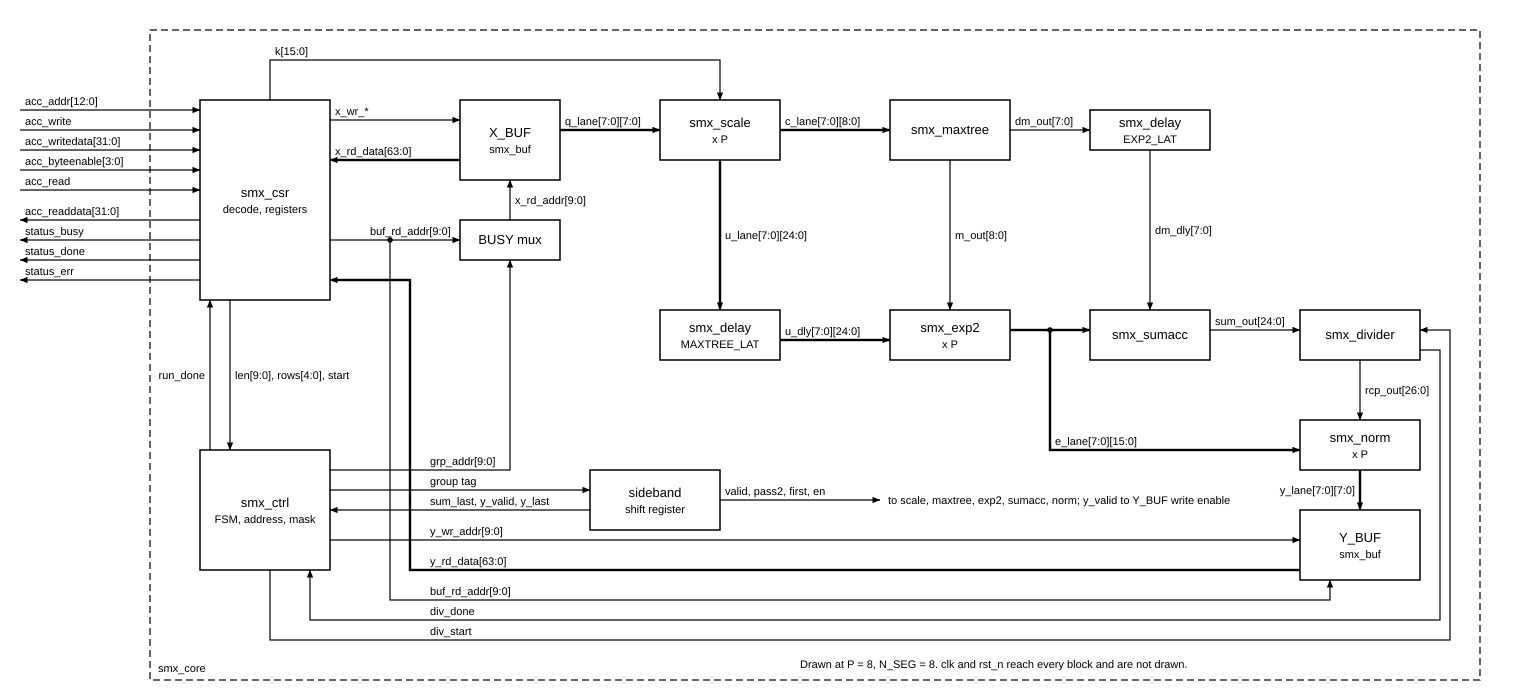

Source code (Python):
"""smx_core top-level block diagram. Run: python3 docs/spec/fig/smx_core.py"""
from schematic import Sheet

s = Sheet("smx_core", 1530, 700)
s.boundary(150, 30, 1330, 650, "smx_core")

# ---- blocks ----
s.box(200, 100, 130, 200, "smx_csr", "decode, registers")
s.box(200, 450, 130, 120, "smx_ctrl", "FSM, address, mask")
s.box(460, 100, 100, 80, "X_BUF", "smx_buf")
s.box(460, 220, 100, 40, "BUSY mux")
s.box(660, 100, 120, 60, "smx_scale", "x P")
s.box(660, 310, 120, 50, "smx_delay", "MAXTREE_LAT")
s.box(890, 100, 120, 60, "smx_maxtree")
s.box(890, 310, 120, 50, "smx_exp2", "x P")
s.box(1090, 110, 120, 40, "smx_delay", "EXP2_LAT")
s.box(1090, 310, 120, 50, "smx_sumacc")
s.box(1300, 310, 120, 50, "smx_divider")
s.box(1300, 420, 120, 50, "smx_norm", "x P")
s.box(1300, 510, 120, 70, "Y_BUF", "smx_buf")
s.box(590, 470, 130, 60, "sideband", "shift register")

# ---- port pins: bus slave, so inputs and outputs share the left edge ----
for name, y in [("acc_addr[12:0]", 110), ("acc_write", 130), ("acc_writedata[31:0]", 150),
                ("acc_byteenable[3:0]", 170), ("acc_read", 190)]:
    s.wire([(20, y), (200, y)], name)
for name, y in [("acc_readdata[31:0]", 220), ("status_busy", 240), ("status_done", 260), ("status_err", 280)]:
    s.wire([(200, y), (20, y)], name)

# ---- csr and ctrl ----
s.wire([(210, 450), (210, 300)], "run_done", side="left")
s.wire([(230, 300), (230, 450)], "len[9:0], rows[4:0], start")

# ---- buffers and read address ----
s.wire([(330, 120), (460, 120)], "x_wr_*")
s.wire([(460, 160), (330, 160)], "x_rd_data[63:0]", bus=True)
s.wire([(330, 240), (460, 240)], "buf_rd_addr[9:0]", lx=370)
s.wire([(510, 220), (510, 180)], "x_rd_addr[9:0]")
s.wire([(330, 470), (510, 470), (510, 260)], "grp_addr[9:0]", lx=430)
s.dot(390, 240)
s.wire([(390, 240), (390, 600), (1330, 600), (1330, 580)], "buf_rd_addr[9:0]", at=1, lx=430)
s.wire([(1300, 570), (410, 570), (410, 280), (330, 280)], "y_rd_data[63:0]", at=0, bus=True, lx=430)
s.wire([(330, 540), (1300, 540)], "y_wr_addr[9:0]", lx=430)

# ---- scale constant ----
s.wire([(270, 100), (270, 60), (720, 60), (720, 100)], "k[15:0]", at=1)

# ---- datapath ----
s.wire([(560, 130), (660, 130)], "q_lane[7:0][7:0]", bus=True)
s.wire([(780, 130), (890, 130)], "c_lane[7:0][8:0]", bus=True)
s.wire([(720, 160), (720, 310)], "u_lane[7:0][24:0]", bus=True)
s.wire([(780, 340), (890, 340)], "u_dly[7:0][24:0]", bus=True)
s.wire([(950, 160), (950, 310)], "m_out[8:0]")
s.wire([(1010, 130), (1090, 130)], "dm_out[7:0]")
s.wire([(1150, 150), (1150, 310)], "dm_dly[7:0]")
s.wire([(1010, 330), (1090, 330)], bus=True)
s.wire([(1210, 330), (1300, 330)], "sum_out[24:0]")
s.wire([(1360, 360), (1360, 420)], "rcp_out[26:0]")
s.dot(1050, 330)
s.wire([(1050, 330), (1050, 450), (1300, 450)], "e_lane[7:0][15:0]", at=1, bus=True)
s.wire([(1360, 470), (1360, 510)], "y_lane[7:0][7:0]", bus=True, side="left")

# ---- sideband and events ----
s.wire([(330, 490), (590, 490)], "group tag", lx=430)
s.wire([(590, 510), (330, 510)], "sum_last, y_valid, y_last", lx=430)
s.wire([(720, 500), (880, 500)], "valid, pass2, first, en")
s.note(888, 504, "to scale, maxtree, exp2, sumacc, norm; y_valid to Y_BUF write enable")

# ---- divider handshake ----
s.wire([(270, 570), (270, 640), (1450, 640), (1450, 330), (1420, 330)], "div_start", at=1, lx=430)
s.wire([(1420, 350), (1440, 350), (1440, 620), (310, 620), (310, 570)], "div_done", at=2, lx=430)

s.note(800, 668, "Drawn at P = 8, N_SEG = 8. clk and rst_n reach every block and are not drawn.")
s.save(__file__, free_ends=[(20, y) for y in (220, 240, 260, 280)] + [(880, 500)])
